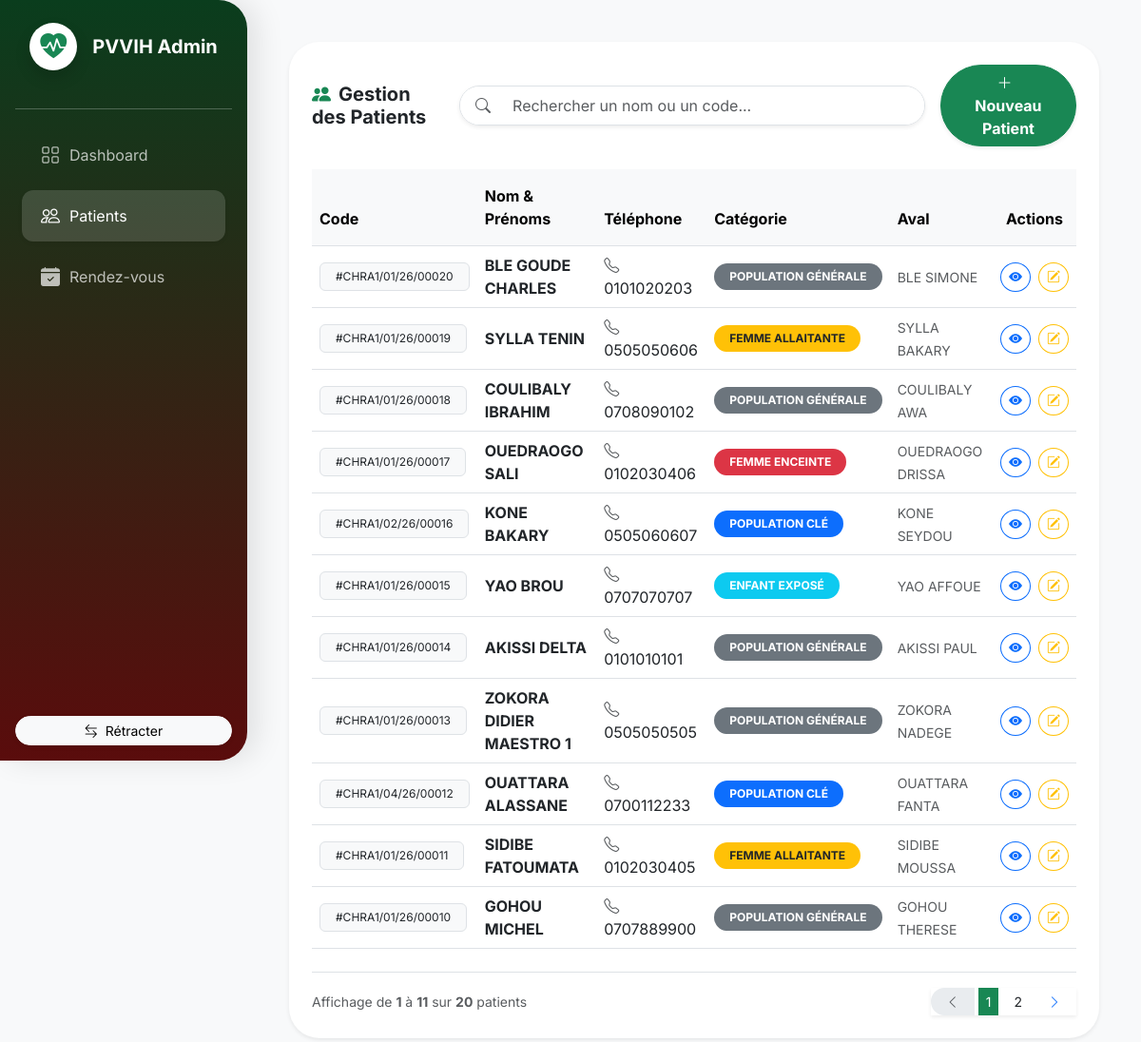
The app's page /pages/patients.php with its own data.
### tables this page shows
CREATE TABLE IF NOT EXISTS `patients` (
  `id` int NOT NULL AUTO_INCREMENT,
  `code` varchar(50) NOT NULL,
  `nom` varchar(100) DEFAULT NULL,
  `prenoms` varchar(100) DEFAULT NULL,
  `sexe` char(1) DEFAULT NULL,
  `date_naissance` date DEFAULT NULL,
  `age` int DEFAULT NULL,
  `quartier` varchar(100) DEFAULT NULL,
  `telephone1` varchar(20) DEFAULT NULL,
  `telephone2` varchar(20) DEFAULT NULL,
  `categorie` varchar(50) DEFAULT NULL,
  PRIMARY KEY (`id`),
  UNIQUE KEY `code` (`code`)
);

### pages/patients.php (the view, shortened to what this page needs)
<?php
require_once '../config/db.php';
$elements_par_page = 11;
$page_actuelle = isset($_GET['p']) ? (int)$_GET['p'] : 1;
$debut = ($page_actuelle - 1) * $elements_par_page;
$total_query = $pdo->query("SELECT COUNT(*) FROM patients");
$total_patients = $total_query->fetchColumn();
$total_pages = ceil($total_patients / $elements_par_page);
$sql = "SELECT p.*, MAX(a.nom_complet) as nom_aval
        FROM patients p
        LEFT JOIN avals a ON p.id = a.patient_id
        GROUP BY p.id
        ORDER BY p.id DESC
        LIMIT $debut, $elements_par_page";
$stmt = $pdo->query($sql);
if (!function_exists('getBadgeClass')) {
    function getBadgeClass($categorie) {
        switch ($categorie) {
            case 'FEMME ENCEINTE': return 'bg-danger text-white';
            case 'FEMME ALLAITANTE': return 'bg-warning text-dark';
            case 'ENFANT EXPOSÉ': return 'bg-info text-white';
            case 'POPULATION CLÉ': return 'bg-primary text-white';
            default: return 'bg-secondary text-white';
        }
    }
}
?>
<!DOCTYPE html>
<html lang="fr">
<head>
    <link href="https://cdn.jsdelivr.net/npm/bootstrap@5.3.0/dist/css/bootstrap.min.css" rel="stylesheet">
    <link rel="stylesheet" href="https://cdn.jsdelivr.net/npm/bootstrap-icons@1.11.0/font/bootstrap-icons.css">
    <link rel="stylesheet" href="../css/styles.css">
</head>
<body class="bg-light">
    <?php include '../includes/sidebar.php'; ?>
    <div id="content">
        <div class="container-fluid px-4 mt-4">
            <div class="bg-white rounded-5 shadow-sm p-4 border-0">
                <div class="d-flex flex-column flex-md-row justify-content-between align-items-md-center mb-4 gap-3">
                    <h5 class="fw-bold mb-0 text-dark">
                        <i class="bi bi-people-fill text-success me-2"></i>Gestion des Patients
                    </h5>
                    <div class="input-group w-100 w-md-50 shadow-sm rounded-pill overflow-hidden border">
                        <span class="input-group-text bg-white border-0 ps-3"><i class="bi bi-search text-muted"></i></span>
                        <input type="text" id="searchPatient" class="form-control border-0 py-2" placeholder="Rechercher un nom ou un code...">
                    </div>
                    <button type="button" class="btn btn-success rounded-pill px-4 shadow-sm fw-bold" data-bs-toggle="modal" data-bs-target="#modalPatient">
                        <i class="bi bi-plus-lg me-2"></i>Nouveau Patient
                    </button>
                </div>
                <div class="table-responsive">
                    <table class="table table-hover align-middle mb-0" id="tablePatients">
                        <thead class="table-light border-bottom">
                            <tr>
                                <th class="py-3">Code</th>
                                <th class="py-3">Nom & Prénoms</th>
                                <th class="py-3">Téléphone</th>
                                <th class="py-3">Catégorie</th>
                                <th class="py-3">Aval</th>
                                <th class="py-3 text-center">Actions</th>
                            </tr>
                        </thead>
                        <tbody>
                            <?php if($total_patients > 0): ?>
                                <?php while ($row = $stmt->fetch()) : ?>
                                    <tr>
                                        <td><span class="badge bg-light text-dark border fw-normal py-2 px-3">#<?= htmlspecialchars($row['code']) ?></span></td>
                                        <td class="fw-bold text-dark text-uppercase"><?= htmlspecialchars($row['nom']) ?> <?= htmlspecialchars($row['prenoms']) ?></td>
                                        <td><i class="bi bi-telephone text-muted me-2"></i><?= htmlspecialchars($row['telephone1']) ?></td>
                                        <td>
                                            <span class="badge rounded-pill <?= getBadgeClass($row['categorie']) ?> px-3 py-2" style="font-size: 0.75rem;">
                                                <?= $row['categorie'] ?>
                                            </span>
                                        </td>
                                        <td><?= $row['nom_aval'] ? '<span class="text-muted small">'.$row['nom_aval'].'</span>' : '<small class="text-muted fst-italic">Aucun</small>' ?></td>
                                        <td class="text-center">
                                            <div class="d-flex justify-content-center gap-2">
                                                <a href="detail_patient.php?id=<?= $row['id'] ?>" class="btn btn-sm btn-outline-primary rounded-circle" title="Voir détails">
                                                    <i class="bi bi-eye-fill"></i>
                                                </a>
                                                <a href="edit_patient.php?id=<?= $row['id'] ?>" class="btn btn-sm btn-outline-warning rounded-circle" title="Modifier">
                                                    <i class="bi bi-pencil-square"></i>
                                                </a>
                                            </div>
                                        </td>
                                    </tr>
                                <?php endwhile; ?>
                            <?php else: ?>
                                <tr>
                                    <td colspan="6" class="text-center py-5 text-muted fst-italic">Aucun patient trouvé dans la base de données.</td>
                                </tr>
                            <?php endif; ?>
                        </tbody>
                    </table>
                </div>
                <div class="d-flex flex-column flex-md-row justify-content-between align-items-center mt-4 border-top pt-3 gap-3">
                    <div class="text-muted small">
                        Affichage de <b><?= ($total_patients > 0) ? ($debut + 1) : 0 ?></b> à <b><?= min($debut + $elements_par_page, $total_patients) ?></b> sur <b><?= $total_patients ?></b> patients
                    </div>
                    <?php if ($total_pages > 1): ?>
                    <nav>
                        <ul class="pagination pagination-sm mb-0 shadow-sm">
                            <li class="page-item <?= ($page_actuelle <= 1) ? 'disabled' : '' ?>">
                                <a class="page-link border-0 rounded-start-4 px-3" href="?p=<?= $page_actuelle - 1 ?>"><i class="bi bi-chevron-left"></i></a>
                            </li>
                            <?php for ($i = 1; $i <= $total_pages; $i++): ?>
                                <li class="page-item <?= ($page_actuelle == $i) ? 'active' : '' ?>">
                                    <a class="page-link border-0 mx-1 <?= ($page_actuelle == $i) ? 'bg-success text-white' : 'text-dark' ?>" href="?p=<?= $i ?>"><?= $i ?></a>
                                </li>
                            <?php endfor; ?>
                            <li class="page-item <?= ($page_actuelle >= $total_pages) ? 'disabled' : '' ?>">
                                <a class="page-link border-0 rounded-end-4 px-3" href="?p=<?= $page_actuelle + 1 ?>"><i class="bi bi-chevron-right"></i></a>
                            </li>
                        </ul>
                    </nav>
                    <?php endif; ?>
                </div>
            </div>
        </div>
    </div>
</body>
</html>

### includes/sidebar.php
<?php
$current_page = basename($_SERVER['PHP_SELF']);
$is_in_pages = (basename(dirname($_SERVER['PHP_SELF'])) == 'pages');
$path_to_root = $is_in_pages ? "../" : "";
$path_to_pages = $is_in_pages ? "" : "pages/";
?>
<div class="sidebar d-flex flex-column">
    <div class="sidebar-header d-flex align-items-center justify-content-center py-4">
        <div class="logo-circle shadow">
            <i class="bi bi-heart-pulse-fill text-success fs-3"></i>
        </div>
        <span class="ms-3 fw-bold text-white fs-5 logo-text link-text">PVVIH Admin</span>
    </div>
    <hr class="mx-3 border-light opacity-25">
    <ul class="nav flex-column px-2">
        <li class="nav-item">
            <a href="<?php echo $path_to_root; ?>index.php"
               class="nav-link <?php echo ($current_page == 'index.php') ? 'active shadow-sm' : ''; ?>">
                <i class="bi bi-grid fs-5"></i>
                <span class="link-text">Dashboard</span>
            </a>
        </li>
        <li class="nav-item">
            <a href="<?php echo $path_to_pages; ?>patients.php"
               class="nav-link <?php echo ($current_page == 'patients.php') ? 'active shadow-sm' : ''; ?>">
                <i class="bi bi-people fs-5"></i>
                <span class="link-text">Patients</span>
            </a>
        </li>
        <li class="nav-item">
            <a href="<?php echo $path_to_pages; ?>rendez_vous.php"
               class="nav-link <?php echo ($current_page == 'rendez_vous.php') ? 'active shadow-sm' : ''; ?>">
                <i class="bi bi-calendar-check-fill fs-5"></i>
                <span class="link-text">Rendez-vous</span>
            </a>
        </li>
    </ul>
    <div class="mt-auto p-3 text-center">
        <button id="sidebarCollapse" class="btn btn-sm btn-light rounded-pill px-3 shadow-sm w-100">
            <i class="bi bi-arrow-left-right"></i>
            <span class="link-text ms-1">Rétracter</span>
        </button>
    </div>
</div>

### css/styles.css (style rules this page uses)
:root { --side-gradient: linear-gradient(180deg, #0a3d1d 0%, #5a0c0c 100%); --bg-main: #f8f9fc; --transition: all 0.3s cubic-bezier(0.4, 0, 0.2, 1); --sidebar-width: 260px; --sidebar-collapsed-width: 85px; }
body { font-family: 'Inter', sans-serif; background-color: var(--bg-main); margin: 0; overflow-x: hidden; }
.sidebar { position: fixed; top: 0; left: 0; width: var(--sidebar-width); height: 100vh; background: var(--side-gradient) !important; z-index: 1050; transition: var(--transition); color: white; box-shadow: 10px 0 30px rgba(0, 0, 0, 0.1); border-radius: 0 30px 30px 0; overflow-y: auto; }
#content { margin-left: var(--sidebar-width); width: calc(100% - var(--sidebar-width)); transition: var(--transition); min-height: 100vh; padding: 20px; }
.logo-circle { width: 50px; height: 50px; background: white; border-radius: 50%; display: flex; align-items: center; justify-content: center; }
.nav-link { color: rgba(255, 255, 255, 0.7) !important; padding: 12px 20px !important; margin: 5px 15px; border-radius: 12px !important; display: flex; align-items: center; gap: 10px; transition: var(--transition); }
.nav-link:hover, .nav-link.active { background: rgba(255, 255, 255, 0.15) !important; color: #fff !important; }

### records on screen
patients: code "CHRA1/01/26/00020", nom "BLE", prenoms "GOUDE CHARLES", telephone1 "0101020203", categorie "POPULATION GÉNÉRALE", nom_aval "BLE SIMONE"
patients: code "CHRA1/01/26/00019", nom "SYLLA", prenoms "TENIN", telephone1 "0505050606", categorie "FEMME ALLAITANTE", nom_aval "SYLLA BAKARY"
patients: code "CHRA1/01/26/00018", nom "COULIBALY", prenoms "IBRAHIM", telephone1 "0708090102", categorie "POPULATION GÉNÉRALE", nom_aval "COULIBALY AWA"
patients: code "CHRA1/01/26/00017", nom "OUEDRAOGO", prenoms "SALI", telephone1 "0102030406", categorie "FEMME ENCEINTE", nom_aval "OUEDRAOGO DRISSA"
patients: code "CHRA1/02/26/00016", nom "KONE", prenoms "BAKARY", telephone1 "0505060607", categorie "POPULATION CLÉ", nom_aval "KONE SEYDOU"
patients: code "CHRA1/01/26/00015", nom "YAO", prenoms "BROU", telephone1 "0707070707", categorie "ENFANT EXPOSÉ", nom_aval "YAO AFFOUE"
patients: code "CHRA1/01/26/00014", nom "AKISSI", prenoms "DELTA", telephone1 "0101010101", categorie "POPULATION GÉNÉRALE", nom_aval "AKISSI PAUL"
patients: code "CHRA1/01/26/00013", nom "ZOKORA", prenoms "DIDIER MAESTRO 1", telephone1 "0505050505", categorie "POPULATION GÉNÉRALE", nom_aval "ZOKORA NADEGE"
patients: code "CHRA1/04/26/00012", nom "OUATTARA", prenoms "ALASSANE", telephone1 "0700112233", categorie "POPULATION CLÉ", nom_aval "OUATTARA FANTA"
patients: code "CHRA1/01/26/00011", nom "SIDIBE", prenoms "FATOUMATA", telephone1 "0102030405", categorie "FEMME ALLAITANTE", nom_aval "SIDIBE MOUSSA"
patients: code "CHRA1/01/26/00010", nom "GOHOU", prenoms "MICHEL", telephone1 "0707889900", categorie "POPULATION GÉNÉRALE", nom_aval "GOHOU THERESE"

### other values on screen
$debut + 1 "1"
min($debut + $elements_par_page, $total_patients) "11"
$total_patients "20"
